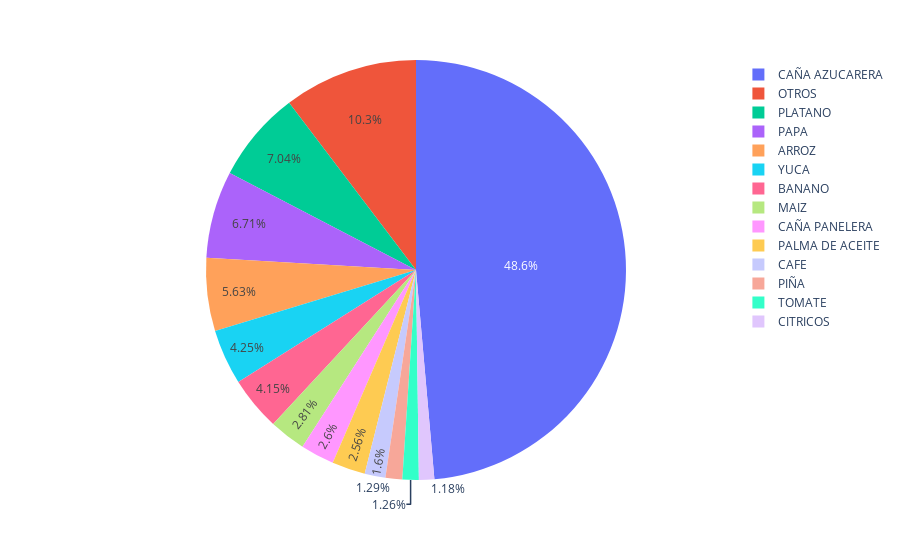

The cell this chart's notebook holds for it:
### Code cell
fig = px.pie(df,values=df["Producción(t)"],names=df["CULTIVO"])

fig.show()

### Figure 1 — Plotly figure (JSON) as saved in the notebook; plotly's stock layout.template omitted (floating-point values rounded to 4 significant figures)
{"data": [{"domain": {"x": [0, 1], "y": [0, 1]}, "hovertemplate": "CULTIVO=%{label}<br>Producción(t)=%{value}<extra></extra>", "labels": ["CAÑA AZUCARERA", "PLATANO", "PAPA", "ARROZ", "YUCA", "BANANO", "MAIZ", "CAÑA PANELERA", "PALMA DE ACEITE", "CAFE", "PIÑA", "TOMATE", "CITRICOS", "OTROS"], "legendgroup": "", "name": "", "showlegend": true, "type": "pie", "values": [279506888, 40459972, 38572577, 32350173, 24463766, 23848527, 16183355, 14967634, 14710076, 9205247, 7421928, 7238405, 6768302, 59382392]}], "layout": {"legend": {"tracegroupgap": 0}, "margin": {"t": 60}}}
